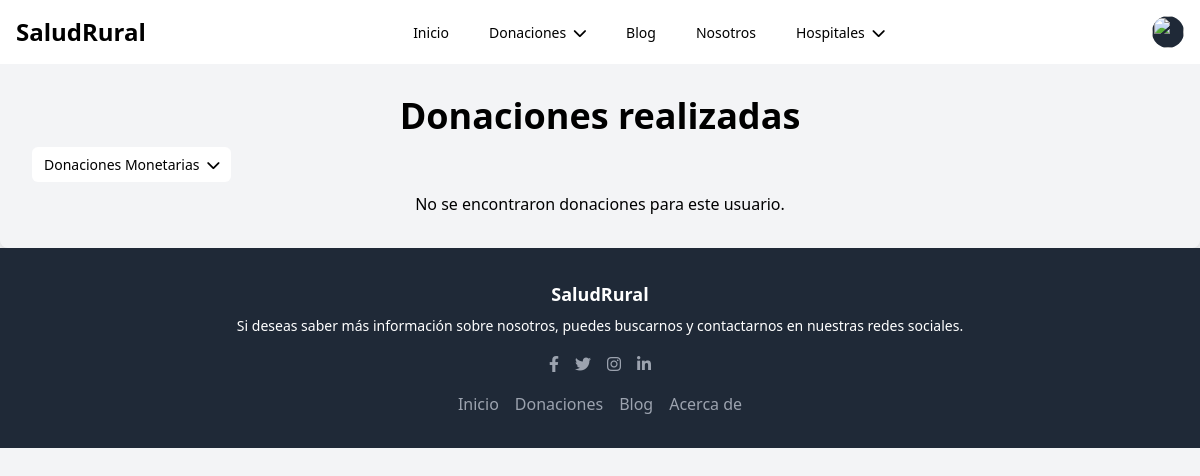
The page /donaciones-reali3.php (signed in) on the database as committed earlier.
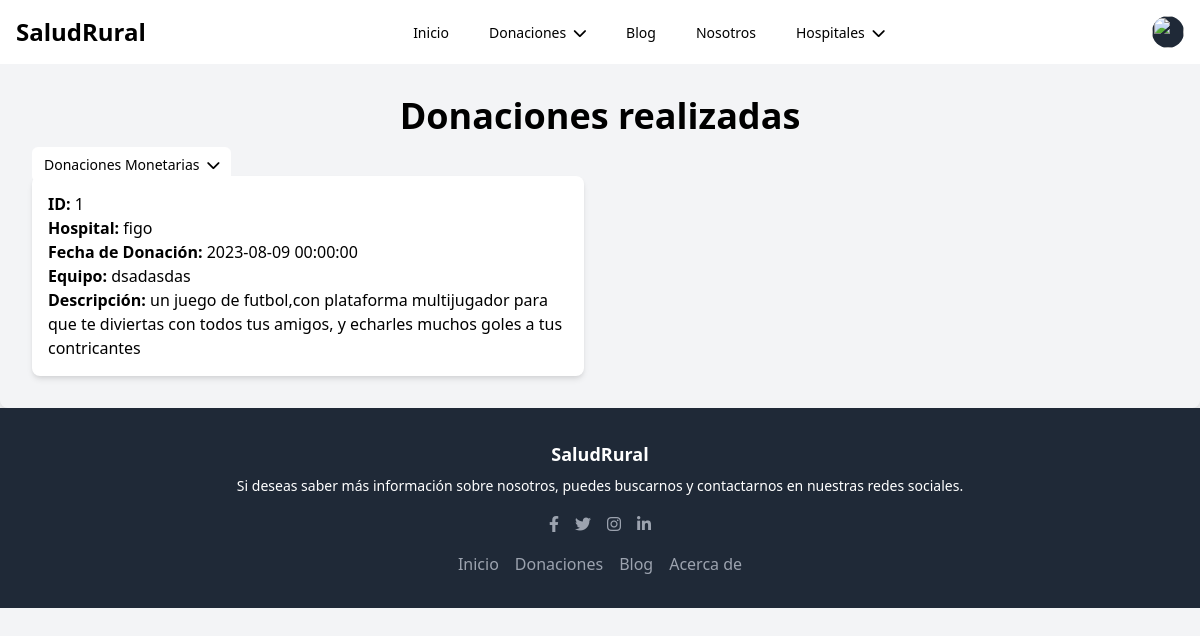
The same page on the database as committed later.
### tables this page shows
CREATE TABLE `equipo` (
  `id_donacion` int(11) NOT NULL,
  `id_hospital` int(11) DEFAULT NULL,
  `id_usuario` int(11) DEFAULT NULL,
  `nombre` varchar(100) NOT NULL,
  `correo` varchar(100) NOT NULL,
  `telefono` varchar(100) NOT NULL,
  `fecha` datetime NOT NULL,
  `equipo` varchar(100) NOT NULL,
  `cantidad` varchar(100) NOT NULL,
  `descripcion` text NOT NULL
);

CREATE TABLE `hospitales` (
  `id` int(11) NOT NULL,
  `nombre` varchar(70) NOT NULL,
  `descripcion` text NOT NULL,
  `lugar` text NOT NULL,
  `password` varchar(250) NOT NULL
);

### HTML/donaciones-reali3.php (the view, shortened to what the changed rows need)
<!DOCTYPE html>
<html>
<head>
    <link href="https://cdn.jsdelivr.net/npm/tailwindcss@2.2.16/dist/tailwind.min.css" rel="stylesheet">
    <link rel="stylesheet" href="https://cdnjs.cloudflare.com/ajax/libs/font-awesome/6.0.0-beta3/css/all.min.css">
</head>
<body class="bg-gray-100">
    <div class="w-full max-w-mn p-8  rounded-lg shadow-lg  mx-auto p-4">
        <h1 class="text-4xl font-bold mb-4 text-center">Donaciones realizadas</h1>
        <ul class="flex space-x-4 ">
                <li class="relative">
                </li>
        </ul>
        <?php
            $servername = "localhost";
            $username = "root";
            $password = "";
            $dbname = "saludrural";
            $conn = new mysqli($servername, $username, $password, $dbname);
            $usuarioId = $_SESSION['usuario_id'];
            $sql = "SELECT id_donacion, id_hospital, fecha, equipo, descripcion FROM equipo WHERE id_usuario = $usuarioId";
            $resultado = $conn->query($sql);
            if ($resultado === false) {
                echo "Error en la consulta: " . $conn->error;
            } else {
                if ($resultado->num_rows > 0) {
                    echo '<div class="grid grid-cols-2 gap-8">';
                    while ($donacion = $resultado->fetch_assoc()) {
                        echo '<div class="bg-white p-4 rounded-lg shadow-md">';
                        echo '<div><span class="font-semibold">ID:</span> ' . $donacion['id_donacion'] . '</div>';
                        echo '<div><span class="font-semibold">Hospital:</span> ' . obtenerNombreHospital($conn, $donacion['id_hospital']) . '</div>';
                        echo '<div><span class="font-semibold">Fecha de Donación:</span> ' . $donacion['fecha'] . '</div>';
                        echo '<div><span class="font-semibold">Equipo:</span> ' . $donacion['equipo'] . '</div>';
                        echo '<div><span class="font-semibold">Descripción:</span> ' . $donacion['descripcion'] . '</div>';
                        echo '</div>';
                    }
                    echo '</div>';
                } else {
                    echo '<div class="text-center mt-4">No se encontraron donaciones para este usuario.</div>';
                }
            }
            function obtenerNombreHospital($conn, $id_hospital) {
                $sql = "SELECT nombre FROM hospitales WHERE id = $id_hospital";
                $resultado = $conn->query($sql);
                if ($resultado === false) {
                    return "Hospital Desconocido";
                } else {
                    if ($resultado->num_rows > 0) {
                        $nombre_hospital = $resultado->fetch_assoc()['nombre'];
                        return $nombre_hospital;
                    } else {
                        return "Hospital Desconocido";
                    }
                }
            }
            ?>
    </div>
</body>
</html>

Rows that differ between the two databases and show on the page:
added equipo: id_donacion "1", id_hospital.nombre "figo", fecha "2023-08-09 00:00:00", equipo "dsadasdas", descripcion "un juego de futbol,con plataforma multijugador para que te diviertas con todos tus amigos, y echarles muchos goles a tus contricantes"
Other text that changed with them:
text no longer shown: "No se encontraron donaciones para este usuario."
